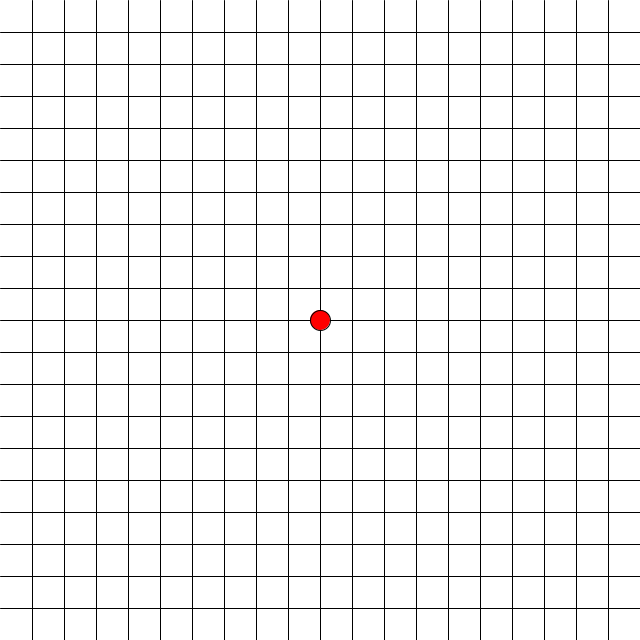
Frame 1 (no input)
Frame 60 (the mouse pressed at the canvas centre just before this capture): identical to frame 1, image omitted
Frame 120 (the mouse held since frame 60 and released just before this capture): identical to frame 1, image omitted

The Processing sketch that drew this single still picture (run headless with seeded random() and noise(); from frame 60 on, the mouse is pressed at the canvas centre):

// Processing sketch: e03_poruszanie_punktu_za_pomoca_klawiatury
// ── e03_poruszanie_punktu_za_pomoca_klawiatury.pde
int size = 32;
int punktX, punktY;

void setup() {
  size(640, 640);
  frameRate(30);
  
  punktX = 320;
  punktY = 320;
}

void draw() {
  rysujSiatke();
  rysujPunkt();
}

void keyPressed() {
  if (keyCode == LEFT) {
    punktX = punktX - size;
  } else if (keyCode == RIGHT) {
    punktX = punktX + size;
  } 
}

void rysujPunkt() {
  fill(255, 0, 0);
  ellipse(punktX, punktY, 20, 20);
}

void rysujSiatke() {
  background(255);
  for (int a = size; a < 640; a = a + size) {
    line(a, 0, a, 640);
    line(0, a, 640, a);
  }
}
